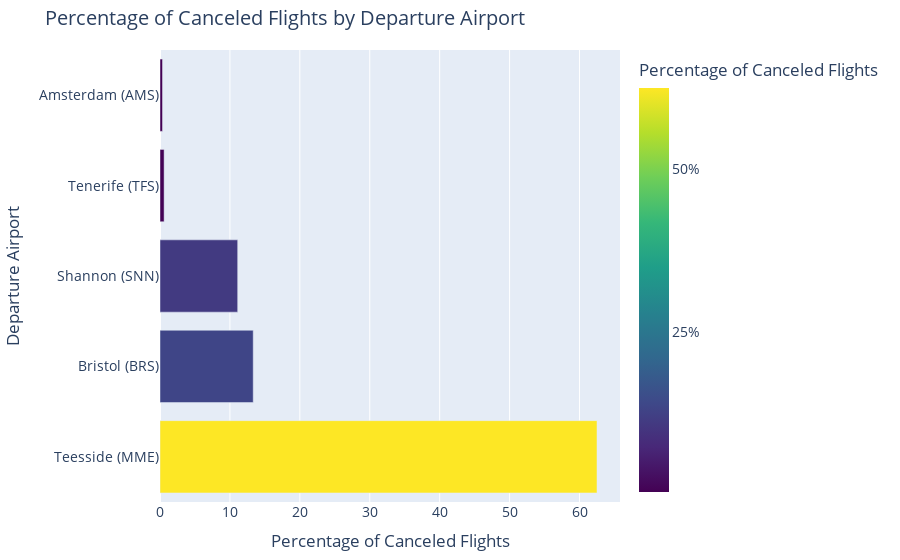

Notebook code cell kept with this figure:
### Code cell
import plotly.express as px
import pandas as pd

# Group by arrival airport and count canceled flights
canceled_by_arr = departures[departures['STATUS'] == 'Canceled'].groupby('FROM')['STATUS'].count()

# Calculate the total flights for each airport
total_flights_by_arr = departures.groupby('FROM')['STATUS'].count()

# Calculate the percentage of canceled flights for each airport
cancel_rate_by_airport = (canceled_by_arr / total_flights_by_arr) * 100

# Remove NaN values
cancel_rate_by_airport = cancel_rate_by_airport.dropna()

# Sort the airports by cancel rate in descending order
sorted_cancel_rates = cancel_rate_by_airport.sort_values(ascending=False)

# Create a DataFrame with additional information
data = pd.DataFrame({
    'Airport': sorted_cancel_rates.index,
    'Percentage': sorted_cancel_rates.values,
    'Total Flights': total_flights_by_arr[sorted_cancel_rates.index],
    'Canceled Flights': canceled_by_arr[sorted_cancel_rates.index]
})

# Create an interactive bar chart
fig = px.bar(data, 
              x='Percentage', 
              y='Airport', 
              orientation='h',
              color='Percentage',
              color_continuous_scale='Viridis',
              hover_data=['Total Flights', 'Canceled Flights'],
              labels={'Airport': 'Departure Airport',
                       'Percentage': 'Percentage of Canceled Flights',
                       'Total Flights': 'Total Flights',
                       'Canceled Flights': 'Canceled Flights'}
)

# Customize the layout
fig.update_layout(
    title='Percentage of Canceled Flights by Departure Airport',
    margin=dict(t=50, l=25, r=25, b=25),
    font=dict(size=14)
)

# Add a color bar
fig.update_layout(coloraxis_colorbar=dict(
    title="Percentage of Canceled Flights",
    tickvals=[0, 25, 50, 75, 100],
    ticktext=[f"{val}%" for val in [0, 25, 50, 75, 100]]
))

fig.show()

### Figure 1 — Plotly figure (JSON) as saved in the notebook; plotly's stock layout.template omitted (floating-point values rounded to 4 significant figures)
{"data": [{"alignmentgroup": "True", "customdata": [[16, 10], [15, 2], [9, 1], [170, 1], [278, 1]], "hovertemplate": "Percentage of Canceled Flights=%{marker.color}<br>Departure Airport=%{y}<br>Total Flights=%{customdata[0]}<br>Canceled Flights=%{customdata[1]}<extra></extra>", "legendgroup": "", "marker": {"color": [62.5, 13.33, 11.11, 0.5882, 0.3597], "coloraxis": "coloraxis", "pattern": {"shape": ""}}, "name": "", "offsetgroup": "", "orientation": "h", "showlegend": false, "textposition": "auto", "type": "bar", "x": [62.5, 13.33, 11.11, 0.5882, 0.3597], "xaxis": "x", "y": ["Teesside (MME)", "Bristol (BRS)", "Shannon (SNN)", "Tenerife (TFS)", "Amsterdam (AMS)"], "yaxis": "y"}], "layout": {"barmode": "relative", "coloraxis": {"colorbar": {"ticktext": ["0%", "25%", "50%", "75%", "100%"], "tickvals": [0, 25, 50, 75, 100], "title": {"text": "Percentage of Canceled Flights"}}, "colorscale": [[0, "#440154"], [0.1111, "#482878"], [0.2222, "#3e4989"], [0.3333, "#31688e"], [0.4444, "#26828e"], [0.5556, "#1f9e89"], [0.6667, "#35b779"], [0.7778, "#6ece58"], [0.8889, "#b5de2b"], [1, "#fde725"]]}, "font": {"size": 14}, "legend": {"tracegroupgap": 0}, "margin": {"b": 25, "l": 25, "r": 25, "t": 50}, "title": {"text": "Percentage of Canceled Flights by Departure Airport"}, "xaxis": {"anchor": "y", "domain": [0, 1], "title": {"text": "Percentage of Canceled Flights"}}, "yaxis": {"anchor": "x", "domain": [0, 1], "title": {"text": "Departure Airport"}}}}
